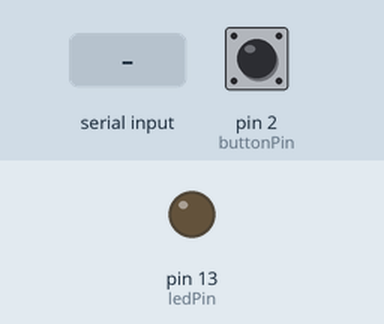
A sketch run on a simulated Arduino Uno, built with avr-gcc and run on an emulated ATmega328P. Shown: output pins drawn as LEDs (lit = HIGH). The inputs (shaded band) are chosen by the test bench; at power-on: pin 2 (buttonPin) LOW. What the sketch prints to the serial monitor is not drawn.

Above: at 1.2 s.
1.3 s: byte 1 (1) received over Serial
At 1.45 s:
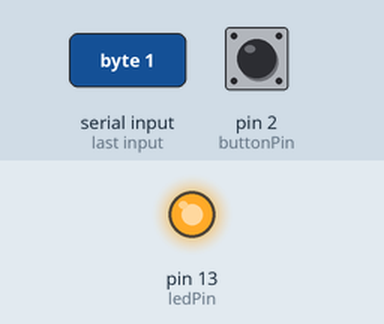
3.0 s: pin 2 (buttonPin) pulled HIGH for 0.15 s
6.1 s: pin 2 (buttonPin) pulled HIGH for 1 s
8.6 s: pin 2 (buttonPin) driven HIGH
11.6 s: pin 2 (buttonPin) driven LOW
14.6 s: pin 2 (buttonPin) pulsed HIGH 2 times (0.12 s each, 0.3 s apart)
Timing chart, 0 to 17.6 s (numbered marks = the images above; inputs shaded):
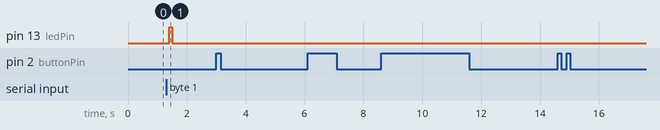

Measured:
- after the input at 1.3 s, pin 13 (ledPin): LOW → HIGH after 0.10 s, → LOW 0.10 s later
- after the input at 3.0 s, every drawn part: stays the same
- after the input at 6.1 s, every drawn part: stays the same
- after the input at 8.6 s, every drawn part: stays the same
- after the input at 11.6 s, every drawn part: stays the same
- after the input at 14.6 s, every drawn part: stays the same

The sketch:

click.ino
```cpp
const int buttonPin = 2;
const int ledPin = 13;
int buttonState = 0;

void setup() {
  pinMode(ledPin, OUTPUT);
  pinMode(buttonPin, INPUT);
  Serial.begin(9600);
}

void loop() {
  buttonState = digitalRead(buttonPin);
  if (buttonState == HIGH) {
    Serial.write(buttonState);
  } else {
    Serial.write(buttonState);
  }
  if (Serial.read() == 1) {
    digitalWrite(ledPin, HIGH);
  } else {
    digitalWrite(ledPin, LOW);
  }
  delay(100);
}
```
